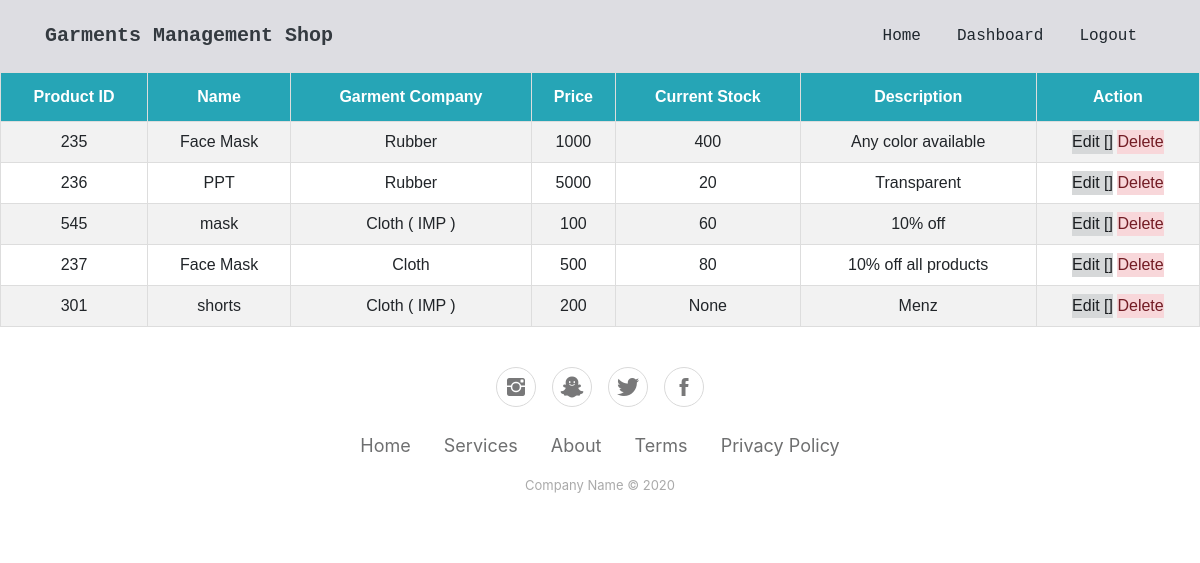
Page /ShowProducts/ (signed in) on the committed database.
### GarmentsManagementApp/models.py (models this page shows)
class Products(models.Model):
    product_id = models.IntegerField(unique=True,default=-1)
    current_stock = models.IntegerField(null=True)
    garment = models.ForeignKey(Garment,on_delete=models.CASCADE,null=True)
    Name=models.CharField(max_length=20)
    price = models.fields.PositiveIntegerField()
    description = models.CharField(max_length=200)
    workingDaysPerItem = models.IntegerField(null=True)

class Garment(models.Model):
    name = models.CharField(max_length=20)
    type = models.CharField(max_length=20,null=True)

### GarmentsManagementApp/views.py (the view)
# urls.py: path('ShowProducts/',views.ShowProducts,name='ShowProducts'),
@login_required(login_url='/login/')
def ShowProducts(request):
    list = Products.objects.all()
    return render(request, 'ShowProducts.html', {'list': list})

### templates/ShowProducts.html (shortened to what this page needs)
{% extends 'index.html' %}
{% block content %}
</head>
<body>
<table id="customers">
  <tr>
    <th>Product ID</th>
    <th>Name</th>
    <th>Garment Company</th>
    <th>Price</th>
      <th>Current Stock</th>
      <th>Description</th>
      <th>Action</th>
  </tr>
    {% for item in list %}
        <tr>
            <td>{{ item.product_id }}</td>
            <td>{{ item.Name }}</td>
            <td>{{ item.garment.name }}</td>
            <td>{{ item.price }}</td>
            <td>{{ item.current_stock }}</td>
            <td>{{ item.description }}</td>
            <td> <a type="button" class="alert-dark" href="{% url 'GarmentsManagementApp:editProduct' pk=item.id %}">Edit    [] </a> <a type="button" class="alert-danger" href="{% url 'GarmentsManagementApp:deleteProduct' pk=item.id %}" onclick="alert('Are you sure?')">Delete</a></td>
        </tr>
    {% endfor %}
</table>
{% endblock %}

### templates/ShowProducts.html (style rules this page uses)
#customers { font-family: Arial, Helvetica, sans-serif; border-collapse: collapse; width: 100%; }
#customers td, #customers th { border: 1px solid #ddd; padding: 8px; text-align: -webkit-center; }
#customers tr:nth-child(even) { background-color: #f2f2f2; }
#customers th { padding-top: 12px; padding-bottom: 12px; background-color: #26a5b6; color: white; }

### rows in the picture
Products: product_id "235", Name "Face Mask", garment.name "Rubber", price "1000", current_stock "400", description "Any color available"
Products: product_id "236", Name "PPT", garment.name "Rubber", price "5000", current_stock "20", description "Transparent"
Products: product_id "545", Name "mask", garment.name "Cloth ( IMP )", price "100", current_stock "60", description "10% off"
Products: product_id "237", Name "Face Mask", garment.name "Cloth", price "500", current_stock "80", description "10% off all products"
Products: product_id "301", Name "shorts", garment.name "Cloth ( IMP )", price "200", current_stock "None", description "Menz"
